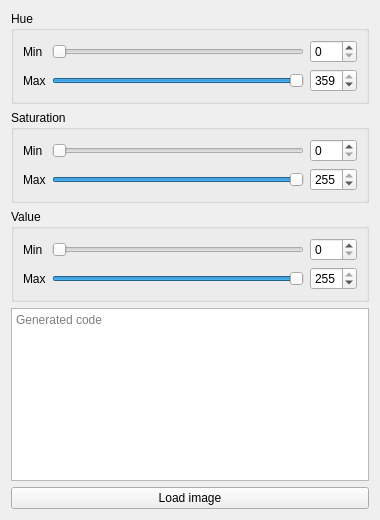
<?xml version="1.0" encoding="UTF-8"?>
<ui version="4.0">
 <class>ColorFinder</class>
 <widget class="QWidget" name="ColorFinder">
  <property name="geometry">
   <rect>
    <x>0</x>
    <y>0</y>
    <width>380</width>
    <height>520</height>
   </rect>
  </property>
  <property name="windowTitle">
   <string>Color finder</string>
  </property>
  <property name="windowIcon">
   <iconset resource="../../res/botfather.qrc">
    <normaloff>:/logo_v2.png</normaloff>:/logo_v2.png</iconset>
  </property>
  <layout class="QVBoxLayout" name="verticalLayout">
   <item>
    <widget class="QGroupBox" name="groupBox_2">
     <property name="title">
      <string>Hue</string>
     </property>
     <layout class="QGridLayout" name="gridLayout">
      <item row="0" column="0">
       <widget class="QLabel" name="label">
        <property name="text">
         <string>Min</string>
        </property>
       </widget>
      </item>
      <item row="1" column="1">
       <widget class="QSlider" name="max_h_slider">
        <property name="maximum">
         <number>359</number>
        </property>
        <property name="value">
         <number>359</number>
        </property>
        <property name="orientation">
         <enum>Qt::Horizontal</enum>
        </property>
       </widget>
      </item>
      <item row="1" column="0">
       <widget class="QLabel" name="label_2">
        <property name="text">
         <string>Max</string>
        </property>
       </widget>
      </item>
      <item row="0" column="1">
       <widget class="QSlider" name="min_h_slider">
        <property name="maximum">
         <number>359</number>
        </property>
        <property name="orientation">
         <enum>Qt::Horizontal</enum>
        </property>
       </widget>
      </item>
      <item row="0" column="2">
       <widget class="QSpinBox" name="min_h_spinner">
        <property name="maximum">
         <number>359</number>
        </property>
       </widget>
      </item>
      <item row="1" column="2">
       <widget class="QSpinBox" name="max_h_spinner">
        <property name="maximum">
         <number>359</number>
        </property>
        <property name="value">
         <number>359</number>
        </property>
       </widget>
      </item>
     </layout>
    </widget>
   </item>
   <item>
    <widget class="QGroupBox" name="groupBox_4">
     <property name="title">
      <string>Saturation</string>
     </property>
     <layout class="QGridLayout" name="gridLayout_3">
      <item row="0" column="1">
       <widget class="QSlider" name="min_s_slider">
        <property name="maximum">
         <number>255</number>
        </property>
        <property name="orientation">
         <enum>Qt::Horizontal</enum>
        </property>
       </widget>
      </item>
      <item row="1" column="0">
       <widget class="QLabel" name="label_4">
        <property name="text">
         <string>Max</string>
        </property>
       </widget>
      </item>
      <item row="0" column="0">
       <widget class="QLabel" name="label_3">
        <property name="text">
         <string>Min</string>
        </property>
       </widget>
      </item>
      <item row="1" column="1">
       <widget class="QSlider" name="max_s_slider">
        <property name="maximum">
         <number>255</number>
        </property>
        <property name="value">
         <number>255</number>
        </property>
        <property name="orientation">
         <enum>Qt::Horizontal</enum>
        </property>
       </widget>
      </item>
      <item row="0" column="2">
       <widget class="QSpinBox" name="min_s_spinner"/>
      </item>
      <item row="1" column="2">
       <widget class="QSpinBox" name="max_s_spinner">
        <property name="maximum">
         <number>255</number>
        </property>
        <property name="value">
         <number>255</number>
        </property>
       </widget>
      </item>
     </layout>
    </widget>
   </item>
   <item>
    <widget class="QGroupBox" name="groupBox_3">
     <property name="title">
      <string>Value</string>
     </property>
     <layout class="QGridLayout" name="gridLayout_2">
      <item row="1" column="1">
       <widget class="QSlider" name="max_v_slider">
        <property name="maximum">
         <number>255</number>
        </property>
        <property name="value">
         <number>255</number>
        </property>
        <property name="orientation">
         <enum>Qt::Horizontal</enum>
        </property>
       </widget>
      </item>
      <item row="1" column="0">
       <widget class="QLabel" name="label_6">
        <property name="text">
         <string>Max</string>
        </property>
       </widget>
      </item>
      <item row="0" column="1">
       <widget class="QSlider" name="min_v_slider">
        <property name="maximum">
         <number>255</number>
        </property>
        <property name="orientation">
         <enum>Qt::Horizontal</enum>
        </property>
       </widget>
      </item>
      <item row="0" column="0">
       <widget class="QLabel" name="label_5">
        <property name="text">
         <string>Min</string>
        </property>
       </widget>
      </item>
      <item row="0" column="2">
       <widget class="QSpinBox" name="min_v_spinner">
        <property name="maximum">
         <number>255</number>
        </property>
       </widget>
      </item>
      <item row="1" column="2">
       <widget class="QSpinBox" name="max_v_spinner">
        <property name="maximum">
         <number>255</number>
        </property>
        <property name="value">
         <number>255</number>
        </property>
       </widget>
      </item>
     </layout>
    </widget>
   </item>
   <item>
    <widget class="QPlainTextEdit" name="code_text_edit">
     <property name="readOnly">
      <bool>true</bool>
     </property>
     <property name="placeholderText">
      <string>Generated code</string>
     </property>
    </widget>
   </item>
   <item>
    <widget class="QPushButton" name="open_button">
     <property name="text">
      <string>Load image</string>
     </property>
    </widget>
   </item>
  </layout>
 </widget>
 <resources>
  <include location="../../res/botfather.qrc"/>
 </resources>
 <connections/>
</ui>
